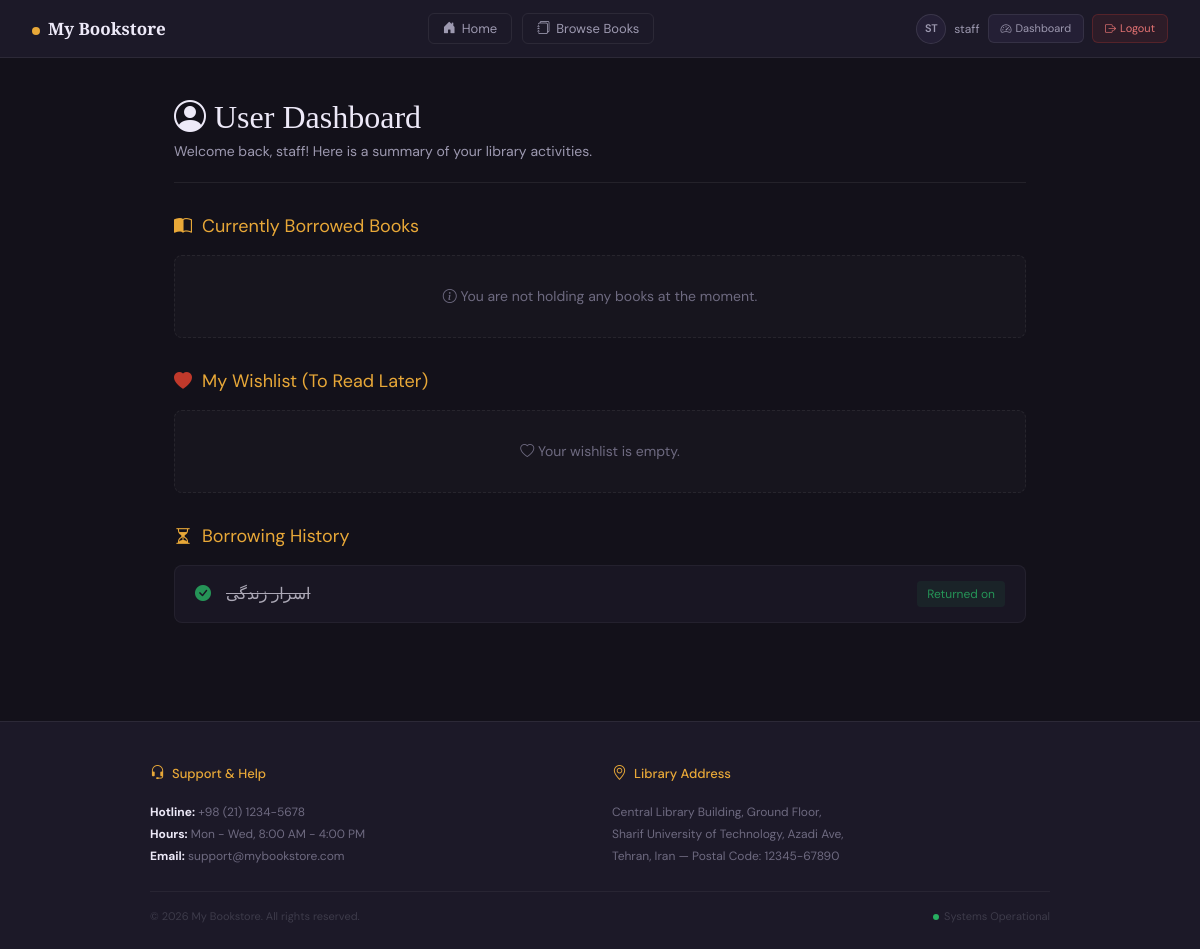
The app's page /books/dashboard/ (signed in) with its own data.
### accounts/models.py (models this page shows)
class CustomUser(AbstractUser):
    age = models.IntegerField(null=True, blank=True)

### books/models.py (models this page shows, shortened)
class Borrowing(models.Model):
    STATUS_CHOICES = [
        ('borrowed', 'امانت داده شده'),
        ('returned', 'بازگردانده شده'),
        ('overdue', 'دارای تاخیر'),
    ]
    user = models.ForeignKey(get_user_model(), on_delete=models.CASCADE, related_name='borrowings')
    book = models.ForeignKey(Book, on_delete=models.CASCADE, related_name='borrowings')
    book_copy = models.ForeignKey(
        BookCopy,
        on_delete=models.SET_NULL,
        null=True,
        blank=True,
        related_name='borrowings'
    )
    copy_id_snapshot = models.PositiveIntegerField(null=True, blank=True)
    borrow_date = models.DateTimeField(auto_now_add=True)
    due_date = models.DateTimeField(default=default_due_date)
    return_date = models.DateTimeField(null=True, blank=True)
    status = models.CharField(max_length=20, choices=STATUS_CHOICES, default='borrowed')
    is_extended = models.BooleanField(default=False)
    returned_by = models.ForeignKey(
        settings.AUTH_USER_MODEL,
        on_delete=models.SET_NULL,
        null=True,
        blank=True,
        related_name='processed_returns'
    )
    borrow_fee_paid = models.DecimalField(max_digits=10, decimal_places=2, default=Decimal('0.00'))
    deposit_locked = models.DecimalField(max_digits=10, decimal_places=2, default=Decimal('0.00'))
    extend_fee_paid = models.DecimalField(max_digits=10, decimal_places=2, default=Decimal('0.00'))
    late_fee_charged = models.DecimalField(max_digits=10, decimal_places=2, default=Decimal('0.00'))
    unpaid_fine = models.DecimalField(max_digits=10, decimal_places=2, default=Decimal('0.00'))
    is_deposit_released = models.BooleanField(default=False)

class Book(models.Model):
    APPROVAL_STATUS_CHOICES = [
        ('pending', 'در انتظار تأیید'),
        ('approved', 'تأیید شده'),
        ('rejected', 'رد شده'),
    ]
    user = models.ForeignKey(settings.AUTH_USER_MODEL, on_delete=models.SET_NULL, null=True, blank=True)
    title = models.CharField(max_length=200)
    author = models.CharField(max_length=200)
    description = models.TextField()
    price = models.DecimalField(max_digits=10, decimal_places=2)
    covers = models.ImageField(upload_to='covers/', blank=True)
    is_available = models.BooleanField(default=True)
    approval_status = models.CharField(
        max_length=20,
        choices=APPROVAL_STATUS_CHOICES,
        default='approved',
        verbose_name="وضعیت تأیید"
    )
    reviewed_by = models.ForeignKey(
        settings.AUTH_USER_MODEL,
        on_delete=models.SET_NULL,
        null=True,
        blank=True,
        related_name='reviewed_books',
        verbose_name="بررسی‌شده توسط"
    )
    reviewed_at = models.DateTimeField(null=True, blank=True, verbose_name="تاریخ بررسی")
    rejection_reason = models.TextField(blank=True, default='', verbose_name="دلیل رد شدن")
    created_at = models.DateTimeField(auto_now_add=True, null=True, blank=True)
    category = models.ForeignKey(
        Category,
        on_delete=models.SET_NULL,
        null=True,
        blank=True,
        related_name='books',
        verbose_name="دسته‌بندی"
    )
    wishlist = models.ManyToManyField(
        settings.AUTH_USER_MODEL,
        blank=True,
        related_name='wishlist_books'
    )
    waitlist = models.ManyToManyField(
        settings.AUTH_USER_MODEL,
        blank=True,
        related_name='waitlist_books'
    )

### books/views.py (the view)
# urls.py: path('dashboard/', views.user_dashboard_view, name='user_dashboard'),
@login_required
def user_dashboard_view(request):
    current_borrowings = Borrowing.objects.filter(
        user=request.user,
        return_date__isnull=True
    ).select_related('book').order_by('due_date')
    borrowing_history = Borrowing.objects.filter(
        user=request.user,
        return_date__isnull=False
    ).select_related('book').order_by('-return_date')
    user_wishlist = request.user.wishlist_books.all()
    context = {
        'current_borrowings': current_borrowings,
        'borrowing_history': borrowing_history,
        'user_wishlist': user_wishlist,
    }
    return render(request, 'books/user_dashboard.html', context)

### books/templates/books/user_dashboard.html (shortened to what this page needs)
{% extends '_base.html' %}
{% block content %}
<link rel="stylesheet" href="https://cdn.jsdelivr.net/npm/bootstrap-icons@1.11.3/font/bootstrap-icons.min.css">
<div class="dash-header">
  <h2><i class="bi bi-person-circle"></i> User Dashboard</h2>
  <p>Welcome back, {{ user.username }}! Here is a summary of your library activities.</p>
</div>
<div class="section-title">
  <i class="bi bi-book-half"></i> Currently Borrowed Books
</div>
{% if current_borrowings %}
  {% for borrowing in current_borrowings %}
    <div class="dash-item">
      <div class="item-details">
        <i class="bi bi-bookmark-fill" style="color: var(--cyan);"></i>
        <a href="{{ borrowing.book.get_absolute_url }}" class="item-title">{{ borrowing.book.title|capfirst }}</a>
        {% if borrowing.is_overdue %}
          <span class="badge-info badge-overdue"><i class="bi bi-exclamation-triangle-fill"></i> Overdue!</span>
        {% else %}
          <span class="badge-info badge-countdown"><i class="bi bi-clock"></i> Due: {{ borrowing.due_date|date:"Y-m-d" }}</span>
        {% endif %}
      </div>
      <div>
        <a href="{% url 'books:return_book' borrowing.id %}" class="btn-return">Return Book</a>
      </div>
    </div>
  {% endfor %}
{% else %}
  <div class="empty-box">
    <i class="bi bi-info-circle"></i> You are not holding any books at the moment.
  </div>
{% endif %}
<div class="section-title">
  <i class="bi bi-heart-fill" style="color: var(--accent);"></i> My Wishlist (To Read Later)
</div>
{% if user_wishlist %}
  {% for book in user_wishlist %}
    <div class="dash-item">
      <div class="item-details">
        <i class="bi bi-star"></i>
        <a href="{{ book.get_absolute_url }}" class="item-title">{{ book.title|capfirst }}</a>
      </div>
      <div>
        {% if book.is_available %}
          <span class="badge-info badge-done" style="color: var(--green); background: rgba(46,204,113,0.1)">Available</span>
        {% else %}
          <span class="badge-info badge-countdown">Borrowed</span>
        {% endif %}
      </div>
    </div>
  {% endfor %}
{% else %}
  <div class="empty-box">
    <i class="bi bi-heart"></i> Your wishlist is empty.
  </div>
{% endif %}
<div class="section-title">
  <i class="bi bi-hourglass-split"></i> Borrowing History
</div>
{% if borrowing_history %}
  {% for history in borrowing_history %}
    <div class="dash-item" style="opacity: 0.7;">
      <div class="item-details">
        <i class="bi bi-check-circle-fill" style="color: var(--green);"></i>
        <span class="item-title" style="text-decoration: line-through;">{{ history.book.title|capfirst }}</span>
      </div>
      <span class="badge-info badge-done">Returned on {{ history.returned_at|date:"Y-m-d" }}</span>
    </div>
  {% endfor %}
{% else %}
  <div class="empty-box">
    <i class="bi bi-history"></i> No history found.
  </div>
{% endif %}
{% endblock %}

### templates/_base.html (shortened to what this page needs)
<!doctype html>
<html lang="en">
<head>
  <link rel="stylesheet" href="https://cdn.jsdelivr.net/npm/bootstrap@5.3.3/dist/css/bootstrap.min.css">
  <link rel="stylesheet" href="https://cdn.jsdelivr.net/npm/bootstrap-icons@1.11.3/font/bootstrap-icons.min.css">
</head>
<body>
<header class="site-header">
  <a href="{% url 'books:book_list' %}" class="brand-name">
    <span class="brand-dot"></span>My Bookstore
  </a>
  <nav>
    <a href="{% url 'home' %}" class="nav-link-custom">
      <i class="bi bi-house-door-fill"></i>Home
    </a>
    <a href="{% url 'books:book_list' %}" class="nav-link-custom">
      <i class="bi bi-journals"></i>Browse Books
    </a>
  </nav>
  <div class="d-flex align-items-center gap-2">
    {% if user.is_authenticated %}
      <div class="user-chip">
        <div class="user-avatar">{{ user.username|slice:":2"|upper }}</div>
        <span style="font-size:12px; color:var(--text-dim)">{{ user.username }}</span>
      </div>
      {% if user.is_staff or user.is_superuser %}
        <a href="{% url 'books:manager_dashboard' %}" class="btn-dashboard">
          <i class="bi bi-speedometer2 me-1"></i>Dashboard
        </a>
      {% endif %}
      <form action="{% url 'logout' %}" method="post" style="display:inline; margin:0">
        <button type="submit" class="btn-logout">
          <i class="bi bi-box-arrow-right me-1"></i>Logout
        </button>
      </form>
    {% else %}
      <a href="{% url 'login' %}" class="btn-login">
        <i class="bi bi-person me-1"></i>Login
      </a>
    {% endif %}
  </div>
</header>
<main class="site-main">
  {% block content %}{% endblock %}
</main>
<footer class="site-footer">
  <div class="footer-inner">
    <div class="row g-4">
      <div class="col-md-6 footer-col">
        <div class="footer-col-title">
          <i class="bi bi-headset"></i> Support & Help
        </div>
        <p>
          <strong style="color: var(--text);">Hotline:</strong> +98 (21) 1234-5678<br>
          <strong style="color: var(--text);">Hours:</strong> Mon - Wed, 8:00 AM - 4:00 PM<br>
          <strong style="color: var(--text);">Email:</strong> support@mybookstore.com
        </p>
      </div>
      <div class="col-md-6 footer-col">
        <div class="footer-col-title">
          <i class="bi bi-geo-alt"></i> Library Address
        </div>
        <p>
          Central Library Building, Ground Floor,<br>
          Sharif University of Technology, Azadi Ave,<br>
          Tehran, Iran — Postal Code: 12345-67890
        </p>
      </div>
    </div>
    <div class="footer-divider"></div>
    <div class="d-flex justify-content-between align-items-center">
      <span class="footer-copy">© 2026 My Bookstore. All rights reserved.</span>
      <span class="status-badge">
        <span class="status-dot"></span> Systems Operational
      </span>
    </div>
  </div>
</footer>
</body>
</html>

### templates/_base.html (style rules this page uses)
:root { --ink: #13111a; --surface: #1c1928; --surface2: #241f35; --accent: #c0392b; --accent2: #e8a838; --muted: #6e6a80; --border: rgba(255,255,255,.07); --text: #ede9f8; --text-dim: #9d99b0; }
body { background: var(--ink); color: var(--text); font-family: 'DM Sans', sans-serif; min-height: 100vh; display: flex; flex-direction: column; direction: ltr; }
.site-header { background: var(--surface); border-bottom: 1px solid var(--border); padding: 0 2rem; height: 58px; display: flex; align-items: center; justify-content: space-between; position: sticky; top: 0; z-index: 100; }
.brand-dot { width: 8px; height: 8px; border-radius: 50%; background: var(--accent2); display: inline-block; margin-right: 8px; }
.brand-name { font-family: 'Playfair Display', serif; font-size: 17px; font-weight: 700; color: var(--text); text-decoration: none; }
nav { display: flex; align-items: center; gap: 10px; }
.nav-link-custom { font-size: 13px; color: var(--text-dim); text-decoration: none; padding: 5px 14px; border-radius: 6px; border: 1px solid var(--border); transition: .2s; display: inline-flex; align-items: center; gap: 6px; }
.user-chip { display: flex; align-items: center; gap: 8px; }
.user-avatar { width: 30px; height: 30px; border-radius: 50%; background: var(--surface2); border: 1px solid rgba(255,255,255,.1); display: inline-flex; align-items: center; justify-content: center; font-size: 11px; font-weight: 600; color: var(--text-dim); }
.btn-logout { font-size: 11px; padding: 5px 12px; border-radius: 6px; border: 1px solid rgba(244,67,54,.2); background: rgba(244,67,54,.08); color: #e57373; cursor: pointer; transition: .2s; }
.btn-dashboard { font-size: 11px; padding: 5px 12px; border-radius: 6px; border: 1px solid rgba(255,255,255,.08); background: var(--surface2); color: var(--text-dim); text-decoration: none; transition: .2s; }
.site-main { flex: 1; max-width: 900px; width: 100%; margin: 2.5rem auto; padding: 0 1.5rem 3rem; }
.site-footer { background: var(--surface); border-top: 1px solid var(--border); padding: 2.5rem 2rem 1.5rem; margin-top: auto; }
.footer-inner { max-width: 900px; margin: 0 auto; }
.footer-col-title { font-size: 13px; font-weight: 500; color: var(--accent2); margin-bottom: 1rem; display: flex; align-items: center; gap: 7px; }
.footer-col-title i { font-size: 15px; }
.footer-col p { font-size: 12px; color: var(--muted); line-height: 1.85; margin: 0; }
.footer-divider { height: 1px; background: rgba(255,255,255,.05); margin: 1.5rem 0 1rem; }
.footer-copy { font-size: 11px; color: #3d3b4a; }
.status-badge { font-size: 11px; color: #3d3b4a; display: flex; align-items: center; gap: 5px; }
.status-dot { width: 6px; height: 6px; border-radius: 50%; background: #27ae60; display: inline-block; }
a { color: var(--accent2); text-decoration: none; }

### books/templates/books/user_dashboard.html (style rules this page uses)
:root { --ink: #13111a; --surface: #1c1928; --surface2: #241f35; --accent: #c0392b; --accent2: #e8a838; --muted: #6e6a80; --border: rgba(255,255,255,.07); --text: #ede9f8; --text-dim: #9d99b0; --cyan: #4FC3F7; --green: #2ecc71; }
.dash-header { padding-bottom: 20px; border-bottom: 1px solid var(--border); margin-bottom: 30px; direction: ltr; }
.dash-header h2 { font-family: 'Playfair Display', serif; color: var(--text); margin: 0; }
.dash-header p { color: var(--text-dim); margin: 5px 0 0 0; font-size: 14px; }
.section-title { font-size: 18px; color: var(--accent2); margin: 30px 0 15px; display: flex; align-items: center; gap: 10px; direction: ltr; }
.dash-item { display: flex; align-items: center; justify-content: space-between; background: var(--surface); border: 1px solid var(--border); padding: 15px 20px; border-radius: 8px; margin-bottom: 10px; direction: ltr; }
.item-details { display: flex; align-items: center; gap: 15px; }
.item-title { color: var(--text); font-weight: 500; text-decoration: none; }
.badge-info { font-size: 12px; padding: 4px 10px; border-radius: 4px; }
.badge-done { background: rgba(46,204,113,0.1); color: var(--green); }
.empty-box { background: rgba(255,255,255,0.02); border: 1px dashed var(--border); padding: 30px; text-align: center; color: var(--muted); border-radius: 8px; font-size: 14px; direction: ltr; }

### records on screen
CustomUser: username "ST", username "staff"
Borrowing: book "اسرار زندگی"
